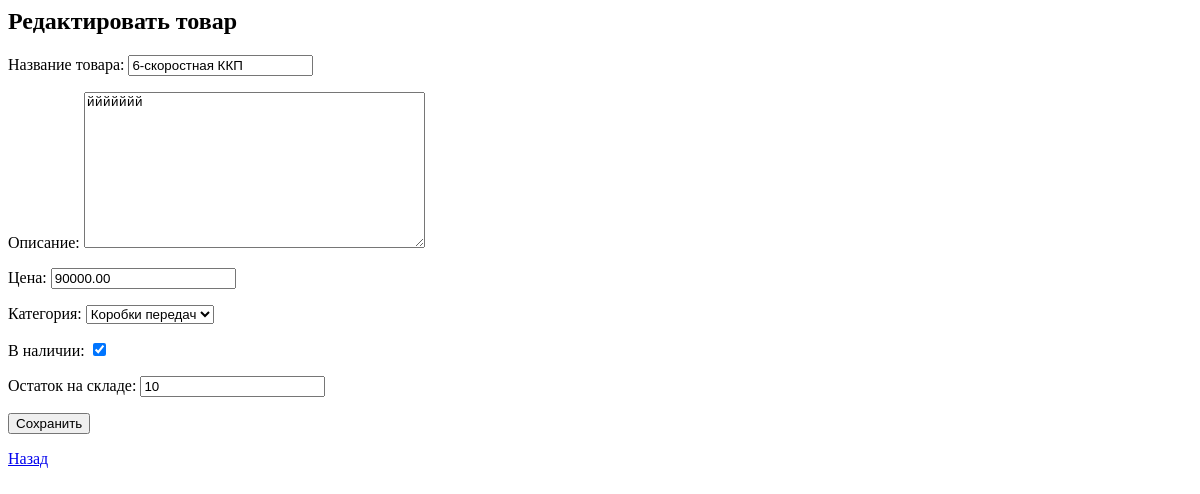
/edit/3/, run on an earlier commit of the app's database.
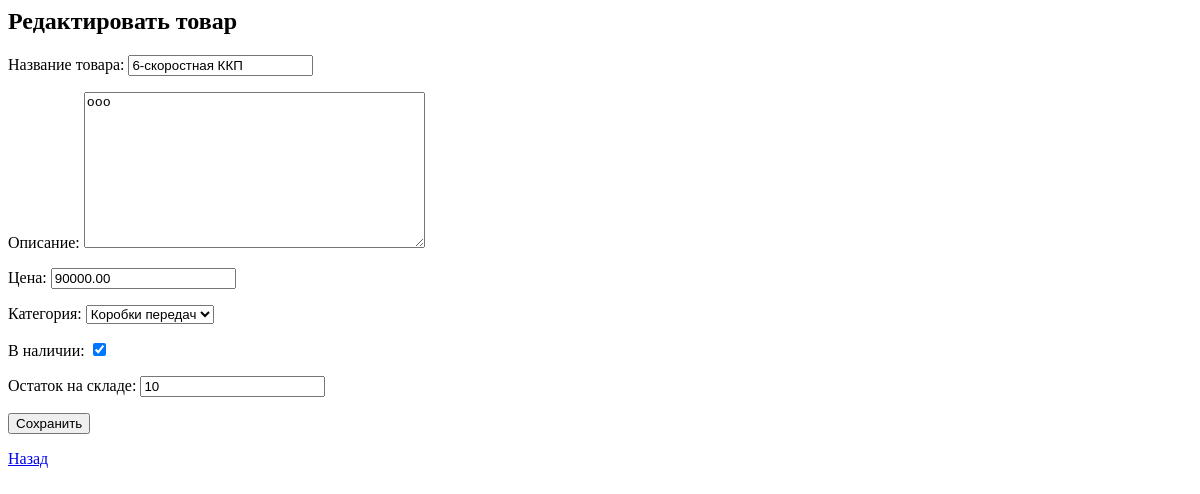
And on a later commit of the database.
### products/models.py (models this page shows, shortened)
class Product(models.Model):
    name = models.CharField(max_length=255, verbose_name="Название товара")
    description = models.TextField(verbose_name="Описание")
    price = models.DecimalField(max_digits=10, decimal_places=2, verbose_name="Цена")
    category = models.ForeignKey(Category, on_delete=models.CASCADE, verbose_name="Категория", related_name="products")
    stock = models.PositiveIntegerField(verbose_name="Остаток на складе")
    image = models.ImageField(upload_to='product_images/', verbose_name="Изображение")
    available = models.BooleanField(default=True, verbose_name="В наличии")
    speed_count = models.IntegerField(choices=[(6, "6 скоростей"), (9, "9 скоростей"), (12, "12 скоростей")], null=True, blank=True, verbose_name="Число передач")
    created_at = models.DateTimeField(default=timezone.now, verbose_name="Дата создания")
    objects = ProductManager()
    class Meta:
        verbose_name = "Товар"
        verbose_name_plural = "Товары"
        ordering = ['-created_at','price']

class Category(models.Model):
    name = models.CharField(max_length=255, verbose_name="Название категории")
    class Meta:
        verbose_name = "Категория"
        verbose_name_plural = "Категории"
    def __str__(self):
        return self.name

### products/views.py (the view)
# urls.py: path('edit/<int:pk>/', views.product_update, name='product_edit'),
def product_update(request, pk):
    product = get_object_or_404(Product, pk=pk)
    form = ProductForm(request.POST or None, instance=product)
    if form.is_valid():
        form.save()
        return redirect('product_list')
    return render(request, 'products/product_form.html', {'form': form})

### products/forms.py
class ProductForm(forms.ModelForm):
    class Meta:
        model = Product
        fields = ['name', 'description', 'price', 'category', 'available', 'stock']

### templates/products/product_form.html (shortened to what this page needs)
<h2>{% if form.instance.pk %}Редактировать{% else %}Добавить{% endif %} товар</h2>
<form method="post">
  {{ form.as_p }}
  <button type="submit">Сохранить</button>
</form>
<a href="{% url 'product_list' %}">Назад</a>

What changed in the data, as far as the page shows it:
changed Product "Коробки передач": description "ййййййй" → "ооо"
